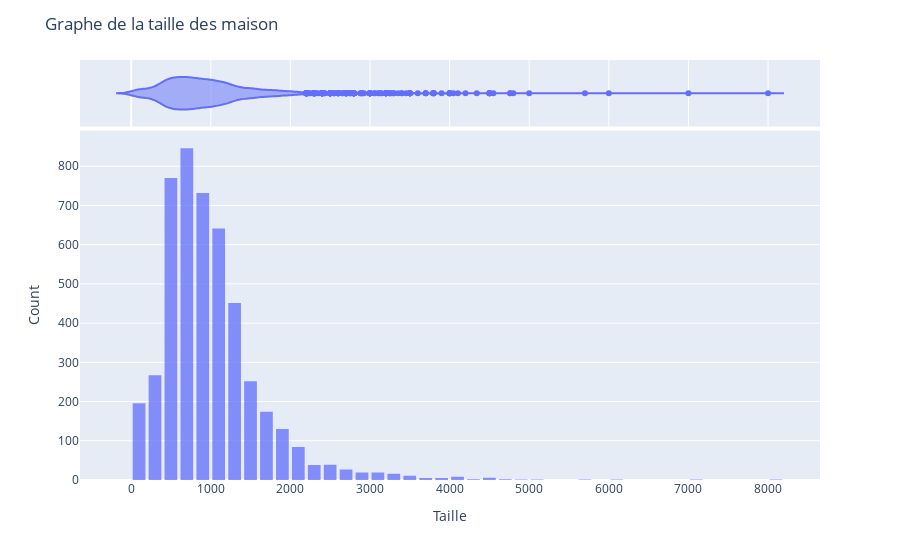

Source (notebook cell):
### Code cell
# Création de l'histogramme pour la distribution de la taille
fig = px.histogram(df, x = "Size", nbins = 50, marginal = "violin", opacity =0.75)
fig.update_layout(
    title="Graphe de la taille des maison",
    xaxis_title='Taille',
    yaxis_title='Count',
    bargap=0.2
)
fig.show()

### Figure 1 — Plotly figure (JSON) as saved in the notebook; plotly's stock layout.template omitted (floating-point values rounded to 4 significant figures; data arrays with more than 128 entries replaced by an {"elided": "..."} marker saying what was removed)
{"data": [{"bingroup": "x", "hovertemplate": "Size=%{x}<br>count=%{y}<extra></extra>", "legendgroup": "", "marker": {"color": "#636efa", "opacity": 0.75, "pattern": {"shape": ""}}, "name": "", "nbinsx": 50, "orientation": "v", "showlegend": false, "type": "histogram", "x": {"elided": "4746 int values"}, "xaxis": "x", "yaxis": "y"}, {"hovertemplate": "Size=%{x}<extra></extra>", "legendgroup": "", "marker": {"color": "#636efa"}, "name": "", "scalegroup": "x", "showlegend": false, "type": "violin", "x": {"elided": "4746 int values"}, "xaxis": "x2", "yaxis": "y2"}], "layout": {"bargap": 0.2, "barmode": "relative", "legend": {"tracegroupgap": 0}, "margin": {"t": 60}, "title": {"text": "Graphe de la taille des maison"}, "xaxis": {"anchor": "y", "domain": [0, 1], "title": {"text": "Taille"}}, "xaxis2": {"anchor": "y2", "domain": [0, 1], "matches": "x", "showgrid": true, "showticklabels": false}, "yaxis": {"anchor": "x", "domain": [0, 0.8316], "title": {"text": "Count"}}, "yaxis2": {"anchor": "x2", "domain": [0.8416, 1], "matches": "y2", "showgrid": false, "showline": false, "showticklabels": false, "ticks": ""}}}
